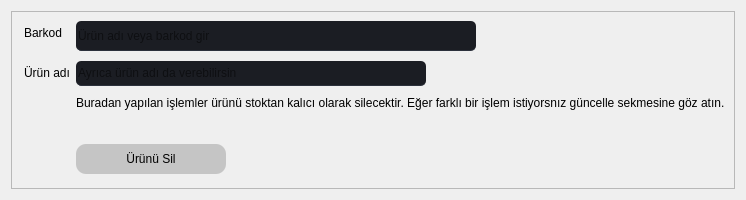
                         <widget class="QWidget" name="tab_urun_sil">
                          <attribute name="title">
                           <string>Ürün Sil</string>
                          </attribute>
                          <layout class="QVBoxLayout" name="verticalLayout_15">
                           <item>
                            <widget class="QFrame" name="frame_14">
                             <property name="styleSheet">
                              <string notr="true">QFrame QLineEdit{

background-color: rgb(27, 29, 35);

border-radius: 5px;
border-bottom: 1px solid rgb(44, 49, 60);
gridline-color:rgb(255, 170, 0);
font: 63 italic 9pt &quot;Segoe UI Semibold&quot;;
}
QDateTimeEdit{
	background-color: rgb(27, 29, 35);
	border-radius: 5px;
	border: 2px solid rgb(27, 29, 35);
	padding: 5px;
	padding-left: 10px;
}
QDateTimeEdit:hover{
	border: 2px solid rgb(64, 71, 88);
}
QDateTimeEdit QAbstractItemView {
	color: rgb(85, 170, 255);	
	background-color: rgb(27, 29, 35);
	padding: 10px;
	selection-background-color: rgb(39, 44, 54);
}
QPushButton{
background-color: rgb(197, 197, 197);
color: #000;
border-radius:10px;

}
QPushButton:hover{
background-color: rgb(85, 170, 127);

}
QPushButton:pressed{
background-color: rgb(0, 220, 220);
}</string>
                             </property>
                             <property name="frameShape">
                              <enum>QFrame::StyledPanel</enum>
                             </property>
                             <property name="frameShadow">
                              <enum>QFrame::Raised</enum>
                             </property>
                             <layout class="QVBoxLayout" name="verticalLayout_16">
                              <item>
                               <layout class="QFormLayout" name="formLayout_2">
                                <property name="verticalSpacing">
                                 <number>10</number>
                                </property>
                                <property name="leftMargin">
                                 <number>3</number>
                                </property>
                                <property name="bottomMargin">
                                 <number>5</number>
                                </property>
                                <item row="1" column="0">
                                 <widget class="QLabel" name="label_11">
                                  <property name="text">
                                   <string>Barkod</string>
                                  </property>
                                 </widget>
                                </item>
                                <item row="1" column="1">
                                 <widget class="QLineEdit" name="ln_stokSil">
                                  <property name="minimumSize">
                                   <size>
                                    <width>0</width>
                                    <height>30</height>
                                   </size>
                                  </property>
                                  <property name="maximumSize">
                                   <size>
                                    <width>400</width>
                                    <height>35</height>
                                   </size>
                                  </property>
                                  <property name="placeholderText">
                                   <string>Ürün adı veya barkod gir</string>
                                  </property>
                                 </widget>
                                </item>
                                <item row="2" column="0">
                                 <widget class="QLabel" name="label_12">
                                  <property name="text">
                                   <string>Ürün adı</string>
                                  </property>
                                 </widget>
                                </item>
                                <item row="2" column="1">
                                 <widget class="QLineEdit" name="ln_stokSilAd">
                                  <property name="minimumSize">
                                   <size>
                                    <width>0</width>
                                    <height>25</height>
                                   </size>
                                  </property>
                                  <property name="maximumSize">
                                   <size>
                                    <width>350</width>
                                    <height>35</height>
                                   </size>
                                  </property>
                                  <property name="placeholderText">
                                   <string>Ayrıca ürün adı da verebilirsin</string>
                                  </property>
                                 </widget>
                                </item>
                                <item row="4" column="0">
                                 <widget class="QLabel" name="label_14">
                                  <property name="text">
                                   <string/>
                                  </property>
                                 </widget>
                                </item>
                                <item row="5" column="1">
                                 <widget class="QPushButton" name="btn_stokUrunSil">
                                  <property name="minimumSize">
                                   <size>
                                    <width>0</width>
                                    <height>30</height>
                                   </size>
                                  </property>
                                  <property name="maximumSize">
                                   <size>
                                    <width>150</width>
                                    <height>25</height>
                                   </size>
                                  </property>
                                  <property name="text">
                                   <string>Ürünü Sil</string>
                                  </property>
                                 </widget>
                                </item>
                                <item row="3" column="1">
                                 <widget class="QLabel" name="label_13">
                                  <property name="text">
                                   <string>Buradan yapılan işlemler ürünü stoktan kalıcı olarak silecektir. Eğer farklı bir işlem istiyorsnız güncelle sekmesine göz atın.</string>
                                  </property>
                                 </widget>
                                </item>
                               </layout>
                              </item>
                             </layout>
                            </widget>
                           </item>
                          </layout>
                         </widget>
